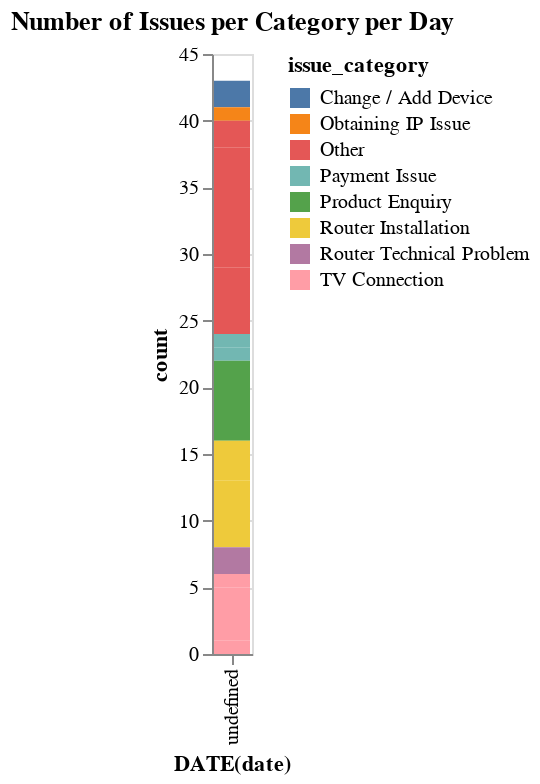

Notebook code for this chart:
### Markdown cell above
#### Altair

### Code cell
import altair as alt

alt.Chart(df).mark_bar().encode(
    x='DATE(date):O',
    y='count:Q',
    color='issue_category:N',
).properties(
    title='Number of Issues per Category per Day'
).interactive()

### Figure 1 — Vega-Lite specification as saved in the notebook (floating-point values rounded to 4 significant figures)
{"config": {"view": {"continuousWidth": 300, "continuousHeight": 300}}, "data": {"name": "data-4957f8300ac7c9e88641716495a2ac6f"}, "mark": {"type": "bar"}, "encoding": {"color": {"field": "issue_category", "type": "nominal"}, "x": {"field": "DATE(date)", "type": "ordinal"}, "y": {"field": "count", "type": "quantitative"}}, "params": [{"name": "param_2", "select": {"type": "interval", "encodings": ["x", "y"]}, "bind": "scales"}], "title": "Number of Issues per Category per Day", "$schema": "https://vega.github.io/schema/vega-lite/v5.15.1.json", "datasets": {"data-4957f8300ac7c9e88641716495a2ac6f": [{"date": "2023-10-23", "issue_category": "Other", "count": 5}, {"date": "2023-10-23", "issue_category": "TV Connection", "count": 1}, {"date": "2023-10-24", "issue_category": "Change / Add Device", "count": 1}, {"date": "2023-10-24", "issue_category": "Other", "count": 9}, {"date": "2023-10-24", "issue_category": "Router Installation", "count": 1}, {"date": "2023-10-24", "issue_category": "TV Connection", "count": 2}, {"date": "2023-10-25", "issue_category": "Payment Issue", "count": 1}, {"date": "2023-10-25", "issue_category": "Product Enquiry", "count": 2}, {"date": "2023-10-25", "issue_category": "Router Installation", "count": 4}, {"date": "2023-10-25", "issue_category": "TV Connection", "count": 2}, {"date": "2023-10-26", "issue_category": "Change / Add Device", "count": 1}, {"date": "2023-10-26", "issue_category": "Other", "count": 1}, {"date": "2023-10-26", "issue_category": "Product Enquiry", "count": 3}, {"date": "2023-10-26", "issue_category": "Router Installation", "count": 3}, {"date": "2023-10-26", "issue_category": "TV Connection", "count": 1}, {"date": "2023-10-27", "issue_category": "Obtaining IP Issue", "count": 1}, {"date": "2023-10-27", "issue_category": "Other", "count": 1}, {"date": "2023-10-27", "issue_category": "Payment Issue", "count": 1}, {"date": "2023-10-27", "issue_category": "Product Enquiry", "count": 1}, {"date": "2023-10-27", "issue_category": "Router Technical Problem", "count": 2}]}}
